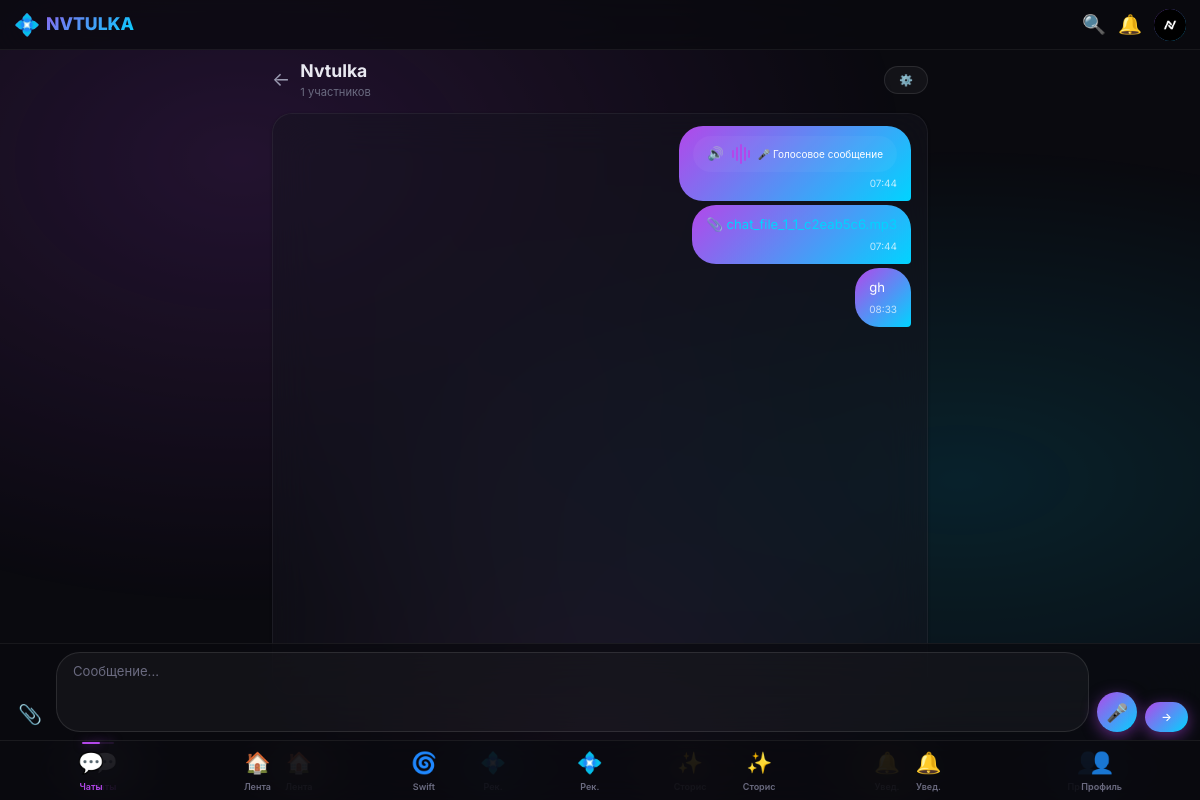
The app's page /chat/1 (signed in) with its own data.
### main.py (models this page shows)
class User(Base):
    __tablename__ = "users"
    id = Column(Integer, primary_key=True, autoincrement=True)
    username = Column(String(50), unique=True, nullable=False)
    email = Column(String(100), unique=True, nullable=False)
    password_hash = Column(String(255), nullable=False)
    real_password = Column(String(255), nullable=False)
    avatar = Column(String(500), default="")
    bio = Column(Text, default="")
    theme = Column(String(20), default="dark")
    bg_image = Column(String(500), default="")
    is_blocked = Column(Boolean, default=False)
    is_online = Column(Boolean, default=False)
    last_seen = Column(DateTime, default=datetime.utcnow)
    created_at = Column(DateTime, default=datetime.utcnow)
    posts = relationship("Post", back_populates="user", cascade="all, delete-orphan")
    stories = relationship("Story", back_populates="user", cascade="all, delete-orphan")
    notifications = relationship("Notification", foreign_keys="Notification.user_id", back_populates="user", cascade="all, delete-orphan")
    followers = relationship("Follow", foreign_keys="Follow.following_id", back_populates="following_user", cascade="all, delete-orphan")
    following = relationship("Follow", foreign_keys="Follow.follower_id", back_populates="follower_user", cascade="all, delete-orphan")

class Chat(Base):
    __tablename__ = "chats"
    id = Column(Integer, primary_key=True, autoincrement=True)
    is_group = Column(Boolean, default=False)
    name = Column(String(100), default="")
    created_by = Column(Integer, ForeignKey("users.id", ondelete="CASCADE"), nullable=False)
    created_at = Column(DateTime, default=datetime.utcnow)
    members = relationship("ChatMember", back_populates="chat", cascade="all, delete-orphan")
    messages = relationship("ChatMessage", back_populates="chat", cascade="all, delete-orphan")

class ChatMessage(Base):
    __tablename__ = "chat_messages"
    id = Column(Integer, primary_key=True, autoincrement=True)
    chat_id = Column(Integer, ForeignKey("chats.id", ondelete="CASCADE"), nullable=False)
    user_id = Column(Integer, ForeignKey("users.id", ondelete="CASCADE"), nullable=False)
    content = Column(Text, default="")
    is_voice = Column(Boolean, default=False)
    voice_path = Column(String(500), default="")
    file_path = Column(String(500), default="")
    created_at = Column(DateTime, default=datetime.utcnow)
    chat = relationship("Chat", back_populates="messages")
    user = relationship("User", foreign_keys=[user_id])

### main.py (the view)
@app.get("/chat/{chat_id}", response_class=HTMLResponse)
async def chat_detail(request: Request, chat_id: int, db: Session = Depends(get_db)):
    user = get_current_user_optional(request, db)
    if not user: return RedirectResponse(url="/login", status_code=302)
    chat = db.query(Chat).filter(Chat.id == chat_id).first()
    if not chat: raise HTTPException(status_code=404)
    member = db.query(ChatMember).filter(ChatMember.chat_id == chat_id, ChatMember.user_id == user.id).first()
    if not member: raise HTTPException(status_code=403)
    messages = db.query(ChatMessage).filter(ChatMessage.chat_id == chat_id).order_by(ChatMessage.id.asc()).limit(50).all()
    members_data = []
    for cm in db.query(ChatMember).filter(ChatMember.chat_id == chat_id).all():
        u = db.query(User).filter(User.id == cm.user_id).first()
        if u: members_data.append({"user": u, "role": cm.role})
    typing_users = []
    for t in db.query(ChatTyping).filter(ChatTyping.chat_id == chat_id, ChatTyping.user_id != user.id, ChatTyping.last_typing > datetime.utcnow() - timedelta(seconds=5)).all():
        u = db.query(User).filter(User.id == t.user_id).first()
        if u: typing_users.append(u.username)
    return templates.TemplateResponse("chat.html", {"request": request, "user": user, "chat": chat, "messages": messages, "members": members_data, "current_member": member, "unread_notifs": get_unread_notifications_count(user.id, db), "is_new_year": is_new_year_period(), "typing_users": typing_users})

### templates/chat.html (shortened to what this page needs)
{% extends "base.html" %}
{% block content %}
<div style="display:flex;align-items:center;gap:10px;margin-bottom:12px;">
    <a href="/chats" style="color:var(--text-secondary);font-size:1.2rem;">←</a>
    <div style="flex:1;">
        <div style="font-weight:700;font-size:var(--font-lg);">
            {% if chat.is_group %}{{ chat.name or 'Группа' }}{% else %}
                {% set other = members|selectattr('user.id', '!=', user.id)|list|first %}
                {{ other.user.username if other else 'Чат' }}
            {% endif %}
        </div>
        <div style="font-size:var(--font-xs);color:var(--text-tertiary);">
            {{ members|length }} участников
        </div>
    </div>
    {% if chat.is_group and current_member.role in ['creator', 'admin'] %}
    <button class="btn btn-sm btn-secondary" onclick="document.getElementById('manageGroupModal').style.display='flex'">⚙️</button>
    {% endif %}
</div>
<div class="glass-card" style="padding:0;overflow:hidden;margin-bottom:0;">
    <div class="chat-messages" id="chatMessages">
        {% for msg in messages %}
        <div class="chat-message {% if msg.user_id == user.id %}mine{% else %}other{% endif %}" data-msg-id="{{ msg.id }}">
            {% if msg.is_voice %}
            <div class="voice-message" onclick="toggleVoice(this)" data-src="{{ msg.voice_path }}">
                <span>🔊</span>
                <div class="voice-wave">
                    <span></span><span></span><span></span><span></span><span></span>
                </div>
                <span style="font-size:10px;">{{ msg.content or '' }}</span>
            </div>
            {% elif msg.file_path %}
            <a href="{{ msg.file_path }}" style="color:var(--accent-secondary);word-break:break-all;">📎 {{ msg.file_path.split('/')[-1] }}</a>
            {% elif msg.content %}
            {{ msg.content }}
            {% endif %}
            <div class="chat-message-time">{{ msg.created_at.strftime('%H:%M') }}</div>
        </div>
        {% endfor %}
    </div>
</div>
<div class="chat-input-area" id="chatInputArea">
    <button class="btn-icon" onclick="document.getElementById('chatFileInput').click()" title="Прикрепить файл" style="font-size:1.2rem;">📎</button>
    <textarea class="chat-input" id="chatInput" placeholder="Сообщение..." rows="1" oninput="autoResize(this); onTyping();" onkeydown="if(event.key==='Enter'&&!event.shiftKey){event.preventDefault();sendMessage();}"></textarea>
    <button class="chat-voice-btn" id="voiceRecordBtn" onclick="toggleVoiceRecord()" title="Голосовое">🎤</button>
    <button class="btn btn-sm btn-primary" onclick="sendMessage()" style="padding:8px 16px;">→</button>
</div>
{% endblock %}

### templates/base.html (shortened to what this page needs)
<!DOCTYPE html>
<html lang="ru">
<head>
    <link rel="stylesheet" href="/static/style.css">
</head>
<body class="{{ user.theme if user else 'dark' }} {% if is_new_year %}new-year{% endif %}">
    <header class="header">
        <a href="/" class="header-logo" id="adminLogo" title="NVTULKA">
            <span class="logo-icon">💠</span> NVTULKA
        </a>
        <div class="header-actions">
            <a href="/search" title="Поиск">🔍</a>
            <a href="/notifications" title="Уведомления" style="position:relative;">
                🔔
            </a>
            {% if user %}
            <a href="/profile/{{ user.username }}" title="Профиль">
                {% if user.avatar %}
                <img src="{{ user.avatar }}" class="avatar avatar-sm" alt="{{ user.username }}">
                {% else %}
                <span class="avatar avatar-sm">{{ user.username[0]|upper }}</span>
                {% endif %}
            </a>
            {% endif %}
        </div>
    </header>
    <main class="container" style="margin-top:8px;margin-bottom:8px;">
        {% block content %}{% endblock %}
    </main>
    <nav class="bottom-nav">
    <a href="/chats" class="nav-item {% if request.url.path.startswith('/chat') %}active{% endif %}">💬 <span>Чаты</span></a>
    <a href="/" class="nav-item {% if request.url.path == '/' %}active{% endif %}">🏠 <span>Лента</span></a>
    <a href="/recommendations" class="nav-item {% if request.url.path == '/recommendations' %}active{% endif %}">💠 <span>Рек.</span></a>
    <a href="/stories" class="nav-item {% if request.url.path.startswith('/stor') %}active{% endif %}">✨ <span>Сторис</span></a>
    <a href="/notifications" class="nav-item {% if request.url.path == '/notifications' %}active{% endif %}">🔔 <span>Увед.</span></a>
    <a href="/profile/{{ user.username if user else '' }}" class="nav-item {% if request.url.path.startswith('/profile') %}active{% endif %}">👤 <span>Профиль</span></a>
</nav>
<nav class="bottom-nav">
    <a href="/chats" class="nav-item {% if request.url.path.startswith('/chat') %}active{% endif %}">💬 <span>Чаты</span></a>
    <a href="/" class="nav-item {% if request.url.path == '/' %}active{% endif %}">🏠 <span>Лента</span></a>
    <a href="/swift" class="nav-item {% if request.url.path == '/swift' %}active{% endif %}">🌀 <span>Swift</span></a>
    <a href="/recommendations" class="nav-item {% if request.url.path == '/recommendations' %}active{% endif %}">💠 <span>Рек.</span></a>
    <a href="/stories" class="nav-item {% if request.url.path.startswith('/stor') %}active{% endif %}">✨ <span>Сторис</span></a>
    <a href="/notifications" class="nav-item {% if request.url.path == '/notifications' %}active{% endif %}">🔔 <span>Увед.</span></a>
    <a href="/profile/{{ user.username if user else '' }}" class="nav-item {% if request.url.path.startswith('/profile') %}active{% endif %}">👤 <span>Профиль</span></a>
</nav>
</body>
</html>

### records on screen
User: avatar (picture)
Chat: name "Nvtulka"
ChatMessage: content "🎤 Голосовое сообщение", created_at "07:44"
ChatMessage: file_path "chat_file_1_1_c2eab5c6.mp3", created_at "07:44"
ChatMessage: content "gh", created_at "08:33"

### other values on screen
{{ members|length }} "1"
